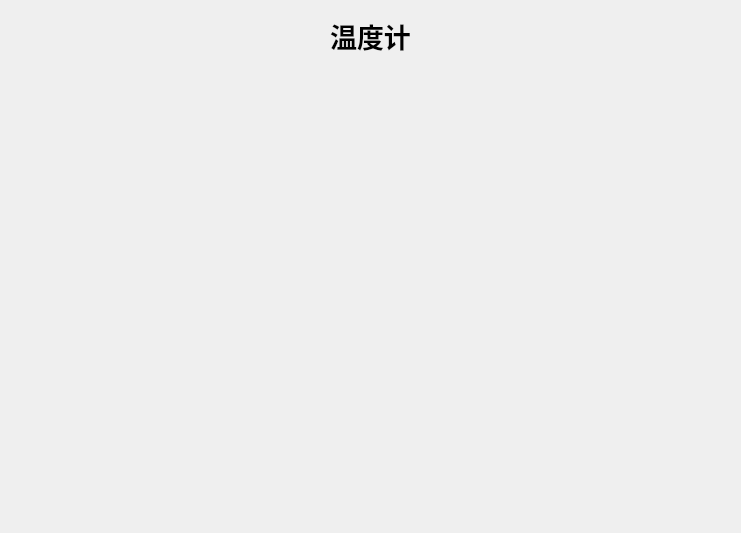
<?xml version="1.0" encoding="UTF-8"?>
<ui version="4.0">
 <class>Thermometer</class>
 <widget class="QWidget" name="Thermometer">
  <property name="geometry">
   <rect>
    <x>0</x>
    <y>0</y>
    <width>741</width>
    <height>533</height>
   </rect>
  </property>
  <property name="windowTitle">
   <string>Form</string>
  </property>
  <layout class="QVBoxLayout" name="verticalLayout">
   <item>
    <widget class="QLabel" name="label">
     <property name="minimumSize">
      <size>
       <width>0</width>
       <height>50</height>
      </size>
     </property>
     <property name="font">
      <font>
       <pointsize>20</pointsize>
       <bold>true</bold>
      </font>
     </property>
     <property name="text">
      <string>温度计</string>
     </property>
     <property name="alignment">
      <set>Qt::AlignCenter</set>
     </property>
    </widget>
   </item>
   <item>
    <spacer name="verticalSpacer">
     <property name="orientation">
      <enum>Qt::Vertical</enum>
     </property>
     <property name="sizeHint" stdset="0">
      <size>
       <width>20</width>
       <height>456</height>
      </size>
     </property>
    </spacer>
   </item>
  </layout>
 </widget>
 <resources/>
 <connections/>
</ui>
